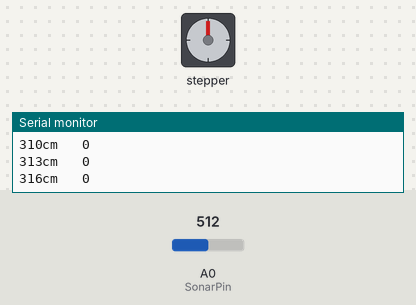
The sketch below on a simulated Arduino Uno, built with avr-gcc and run on an emulated ATmega328P. Shown: stepper motor, the last lines printed to the serial monitor. The test bench sets the inputs (shaded band); at power-on: A0 (SonarPin) = 512. Stepper angles assume 200 steps per turn.

Above: at 1.2 s.
1.3 s: A0 (SonarPin) set to 0
At 3.52 s:
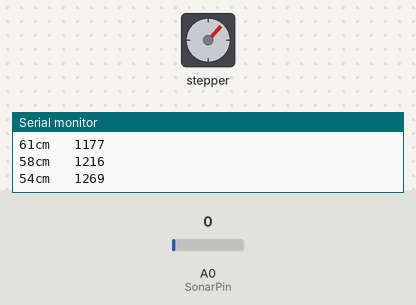
At 4.15 s:
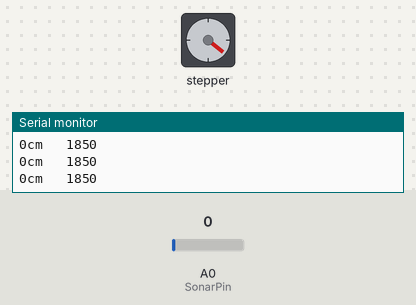
4.3 s: A0 (SonarPin) set to 511
At 4.45 s:
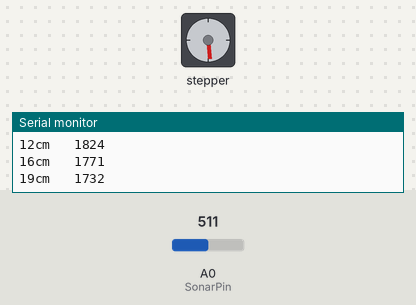
Timing chart, 0 to 8.0 s (numbered marks = the images above; inputs shaded):
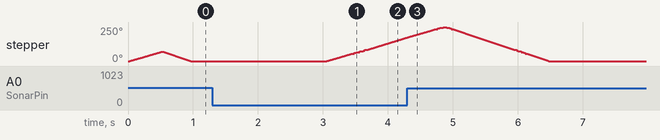

The sketch:

simple-hspencer-planB.ino
```cpp
/*
    Plan B
    Move stepper motor according to distance read
    from ultrasound
*/

#include <AccelStepper.h>

float Inch = 0.00;
float cm = 0.00;
int SonarPin = A0;
int sensorValue;
float val = 0.0;

////////////////////////// VARIABLES DEL MOTOR ////////////////////////////////

const int stepsPerRevolution = 200;  // pasos por rev
AccelStepper stepper(2, 9, 8);   // LIB ACCEL


//////////////////////////////////////////////////////////////////
/////////////// el número que hay que modificar //////////////////
//////////////////////////////////////////////////////////////////

int maxSteps = 1850;

//////////////////////////////////////////////////////////////////
///////////// rango máximo de pasos para el motor ////////////////
//////////////////////////////////////////////////////////////////

boolean test = true;

/* Variables de suavizado */

long soft;
int b = 200;   // estos 2 numeros deben ser iguales
int buf[200];  // buffer de suavizado
int count;

void setup() {

  // Stepper
  stepper.setSpeed(30);
  stepper.setMaxSpeed(300);
  stepper.setAcceleration(2000);

/*
  // UltraSound
  pinMode(4, OUTPUT); // VCC pin
  pinMode(7, OUTPUT); // GND ping
  digitalWrite(4, HIGH); // VCC +5V mode
  digitalWrite(7, LOW);  // GND mode
*/

pinMode(SonarPin, INPUT);
  // if test init serial
  if (test) Serial.begin(9600);

  count = 0;
}

void loop() {
  // get the sensor value
  sensorValue = analogRead(SonarPin);
  Inch = (sensorValue * 0.497);
  cm = Inch * 2.54;

  buf[count] = cm;
  count ++;
  count %= b;
  long val = 0;

  for (int i = 0; i < b; i++) {
    val += buf[i];
  }

  soft = val / b;

  // int steps = round(map(distance, 0, 172, maxSteps, 0));

  int steps = round(map(soft, 10, 150, maxSteps, 0));
  steps = constrain(steps, 0, maxSteps);

  // Set stepper to mapped steps
  stepper.moveTo(steps);
  stepper.runSpeedToPosition();

  // if test then print values to serial
  if (test) {
    Serial.print(soft);
    Serial.print("cm   ");
    Serial.println(steps);
  }
}
```

Measured:
- after the input at 1.3 s, stepper: keeps turning clockwise at about 141°/s, starting after 1.8 s
- by itself, stepper: turns 68° clockwise in 0.48 s, then 68° counter-clockwise in 0.41 s
